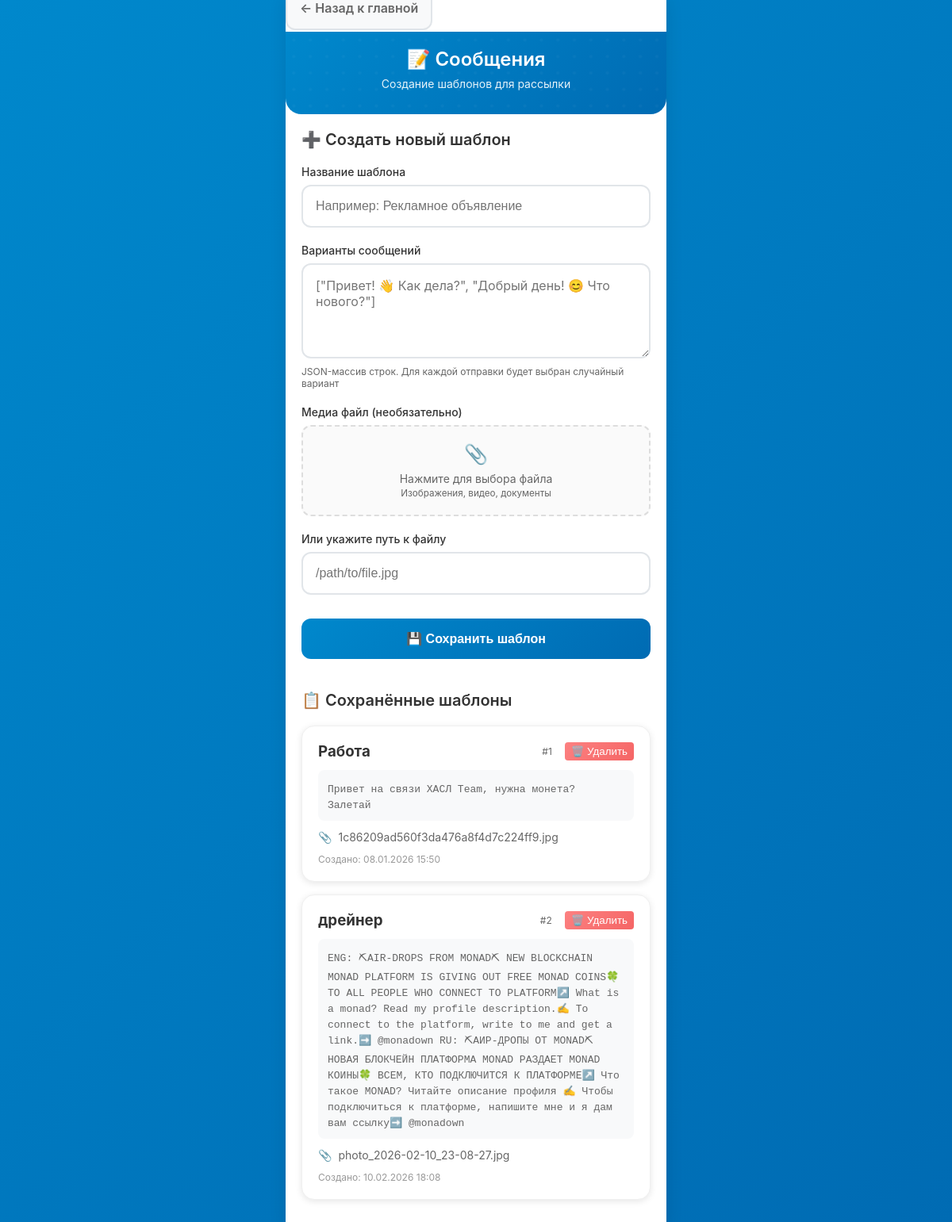
/messages (signed in), run on an earlier commit of the app's database.
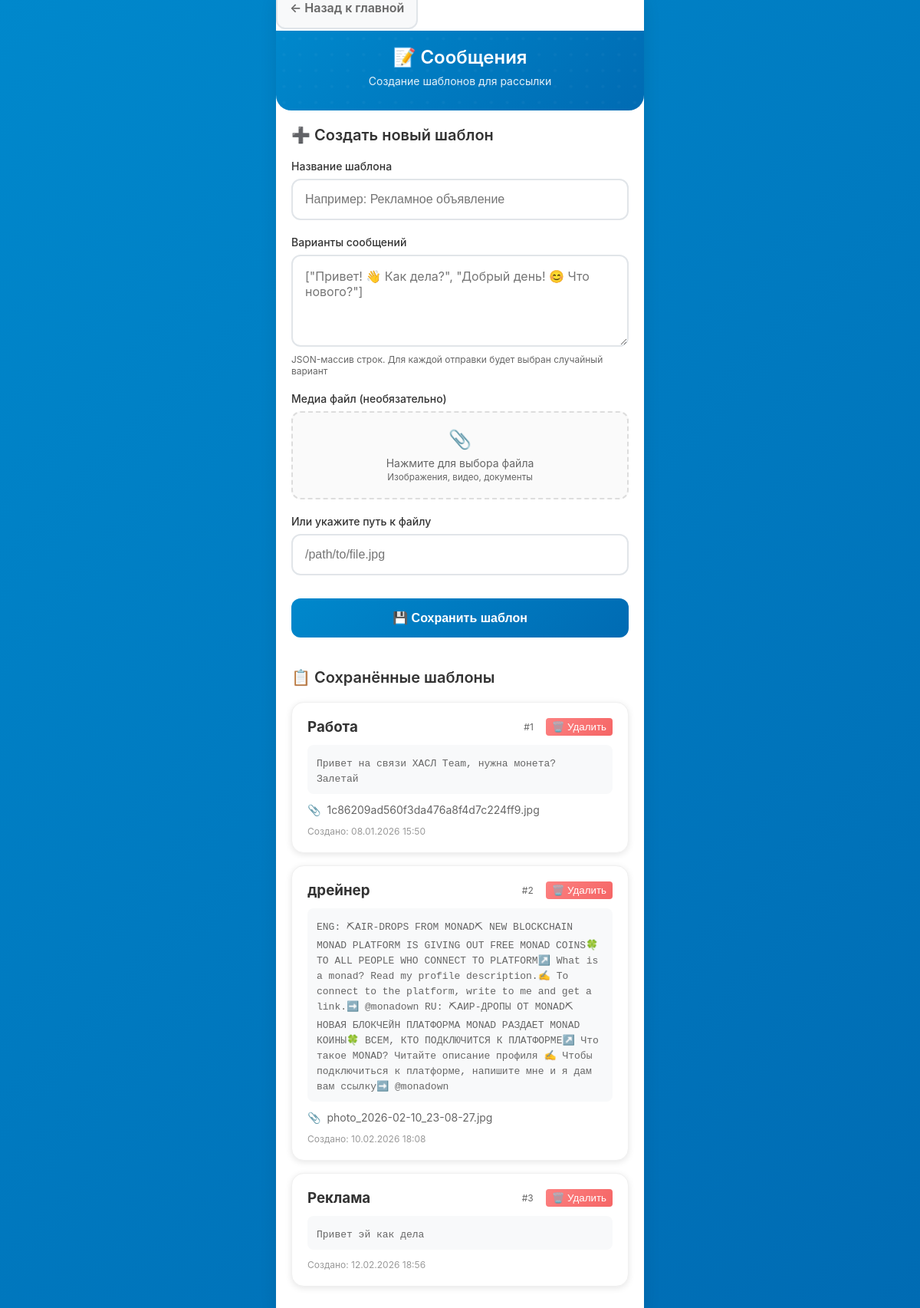
And on a later commit of the database.
### app/db.py (models this page shows)
class MessageTemplate(SQLModel, table=True):
    id: Optional[int] = Field(default=None, primary_key=True)
    title: str
    variants_json: str                   # JSON-массив с вариантами сообщений
    media_path: Optional[str] = None     # путь к файлу (если есть медиа)
    created_at: datetime = Field(default_factory=datetime.utcnow)
    jobs: List["Job"] = Relationship(back_populates="template")

### app/routers.py (the view)
@router.get("/messages", response_class=HTMLResponse)
def list_messages(request: Request, session: Session = Depends(get_session), auth: bool = Depends(check_auth)):
    messages = session.exec(select(MessageTemplate)).all()
    return templates.TemplateResponse("messages.html", {"request": request, "messages": messages})

### app/templates/messages.html (shortened to what this page needs)
{% extends "base.html" %}
{% block content %}
<div style="margin-bottom: 20px;">
    <a href="/" class="btn btn-secondary" style="margin-right: 10px; text-decoration: none;">
        ← Назад к главной
    </a>
</div>
<div class="header">
    <h1>📝 Сообщения</h1>
    <p class="subtitle">Создание шаблонов для рассылки</p>
</div>
<div class="content">
    <div class="page-title">➕ Создать новый шаблон</div>
    <form method="post" action="/messages/add" enctype="multipart/form-data">
        <div class="form-group">
            <label class="form-label">Название шаблона</label>
            <input type="text" name="title" class="form-input" placeholder="Например: Рекламное объявление" required>
        </div>
        <div class="form-group">
            <label class="form-label">Варианты сообщений</label>
            <textarea name="variants_json" class="form-textarea" placeholder='["Привет! 👋 Как дела?", "Добрый день! 😊 Что нового?"]' required></textarea>
            <div style="color: #666; font-size: 12px; margin-top: 5px;">
                JSON-массив строк. Для каждой отправки будет выбран случайный вариант
            </div>
        </div>
        <div class="form-group">
            <label class="form-label">Медиа файл (необязательно)</label>
            <label class="file-upload">
                <div class="file-upload-icon">📎</div>
                <div class="file-upload-text">Нажмите для выбора файла<br><small>Изображения, видео, документы</small></div>
            </label>
        </div>
        <div class="form-group">
            <label class="form-label">Или укажите путь к файлу</label>
            <input type="text" name="media_path" class="form-input" placeholder="/path/to/file.jpg">
        </div>
        <button type="submit" class="btn">💾 Сохранить шаблон</button>
    </form>
    <div style="margin-top: 40px;">
        <div class="page-title">📋 Сохранённые шаблоны</div>
        {% if messages %}
        {% for m in messages %}
        <div class="card">
            <div style="display: flex; justify-content: space-between; align-items: start; margin-bottom: 12px;">
                <h3 style="margin: 0; color: #333;">{{ m.title }}</h3>
                <div style="display: flex; gap: 8px; align-items: center;">
                    <span style="color: #666; font-size: 12px; margin-right: 8px;">#{{ m.id }}</span>
                    <form method="post" action="/messages/{{ m.id }}/delete" style="display: inline;"
                          onsubmit="return confirm('Удалить шаблон {{ m.title }}?')">
                        <button type="submit" class="btn-sm" style="background: linear-gradient(135deg, #fc8181 0%, #f56565 100%); color: white; border: none; padding: 4px 8px; border-radius: 4px; cursor: pointer;">
                            🗑️ Удалить
                        </button>
                    </form>
                </div>
            </div>
            <div style="background: #f8f9fa; padding: 12px; border-radius: 8px; margin-bottom: 12px;">
                <code style="font-size: 13px; color: #666;">{{ m.variants_json }}</code>
            </div>
            {% if m.media_path %}
            <div style="display: flex; align-items: center; gap: 8px; color: #666; font-size: 14px;">
                <span>📎</span>
                <span>{{ m.media_path.split('/')[-1] }}</span>
            </div>
            {% endif %}
            <div style="color: #999; font-size: 12px; margin-top: 12px;">
                Создано: {{ m.created_at.strftime('%d.%m.%Y %H:%M') }}
            </div>
        </div>
        {% endfor %}
        {% else %}
        <div style="text-align: center; color: #666; padding: 40px 20px;">
            <div style="font-size: 48px; margin-bottom: 16px;">📝</div>
            <p>Пока нет шаблонов сообщений</p>
            <p style="font-size: 14px; margin-top: 8px;">Создайте первый шаблон выше</p>
        </div>
        {% endif %}
    </div>
</div>
{% endblock %}

What changed in the data, as far as the page shows it:
added MessageTemplate: title "Реклама", id "3", variants_json "Привет эй как дела", created_at "12.02.2026 18:56"
